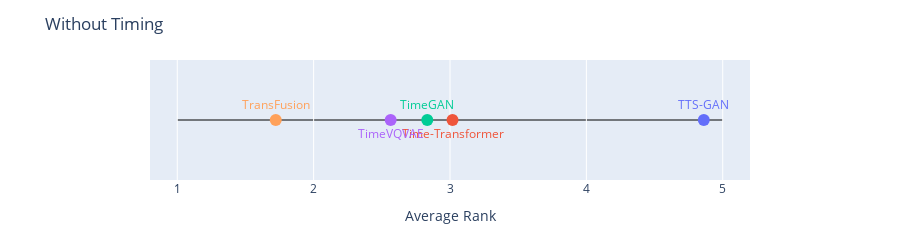

Here is the notebook cell this chart was saved with:
### Code cell
plot_average_rankings(df_no_copy.drop(columns=["Time"]), "Without Timing")

### Figure 1 — Plotly figure (JSON) as saved in the notebook; plotly's stock layout.template omitted (floating-point values rounded to 4 significant figures)
{"data": [{"marker": {"color": ["#636EFA", "#EF553B", "#00CC96", "#AB63FA", "#FFA15A", "#19D3F3"], "size": 12}, "mode": "markers+text", "text": ["TTS-GAN", "Time-Transformer", "TimeGAN", "TimeVQVAE", "TransFusion"], "textfont": {"color": ["#636EFA", "#EF553B", "#00CC96", "#AB63FA", "#FFA15A", "#19D3F3"]}, "textposition": ["top center", "bottom center", "top center", "bottom center", "top center", "bottom center"], "type": "scatter", "x": [4.861, 3.019, 2.833, 2.565, 1.722], "y": [0, 0, 0, 0, 0]}], "layout": {"height": 200, "margin": {"b": 60, "l": 150, "r": 150, "t": 60}, "shapes": [{"layer": "below", "line": {"color": "black", "width": 1}, "type": "line", "x0": 1, "x1": 5, "y0": 0, "y1": 0}], "showlegend": false, "title": {"text": "Without Timing"}, "xaxis": {"range": [0.8, 5.2], "showgrid": true, "title": {"text": "Average Rank"}, "zeroline": false}, "yaxis": {"title": {"text": ""}, "visible": false}}}
